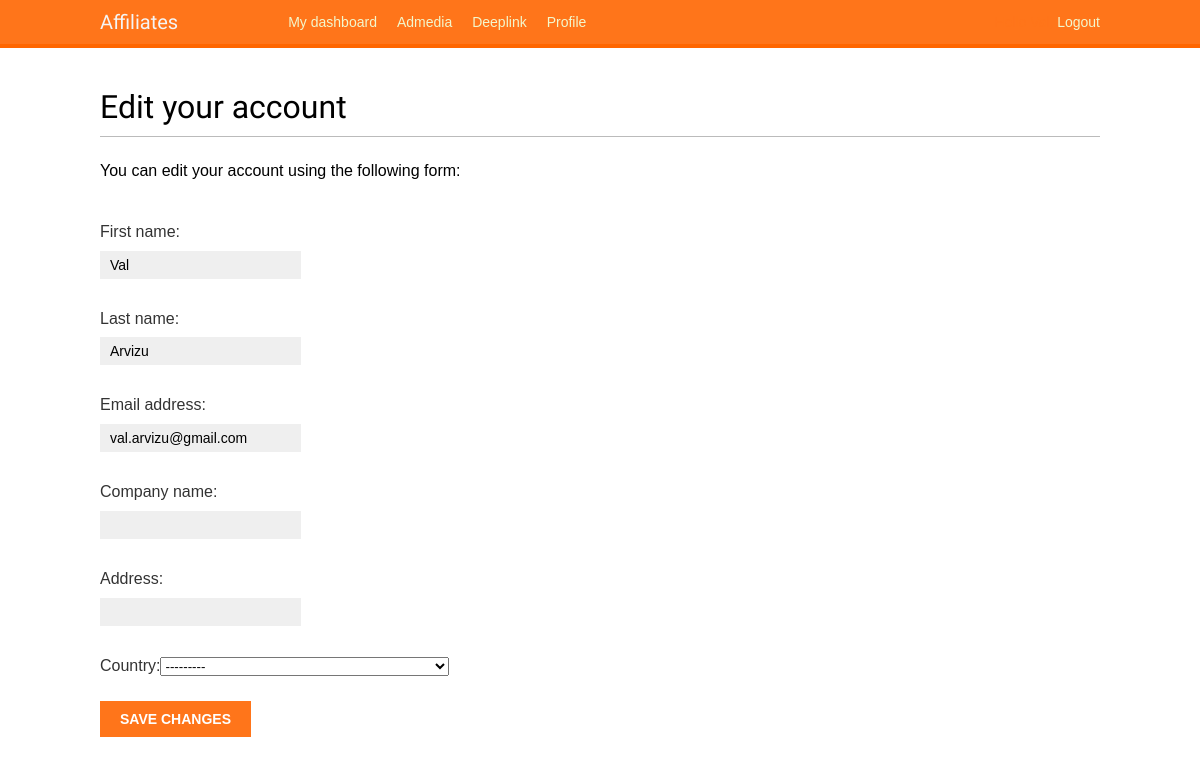
Before: /account/edit/ (signed in) with the older database file.
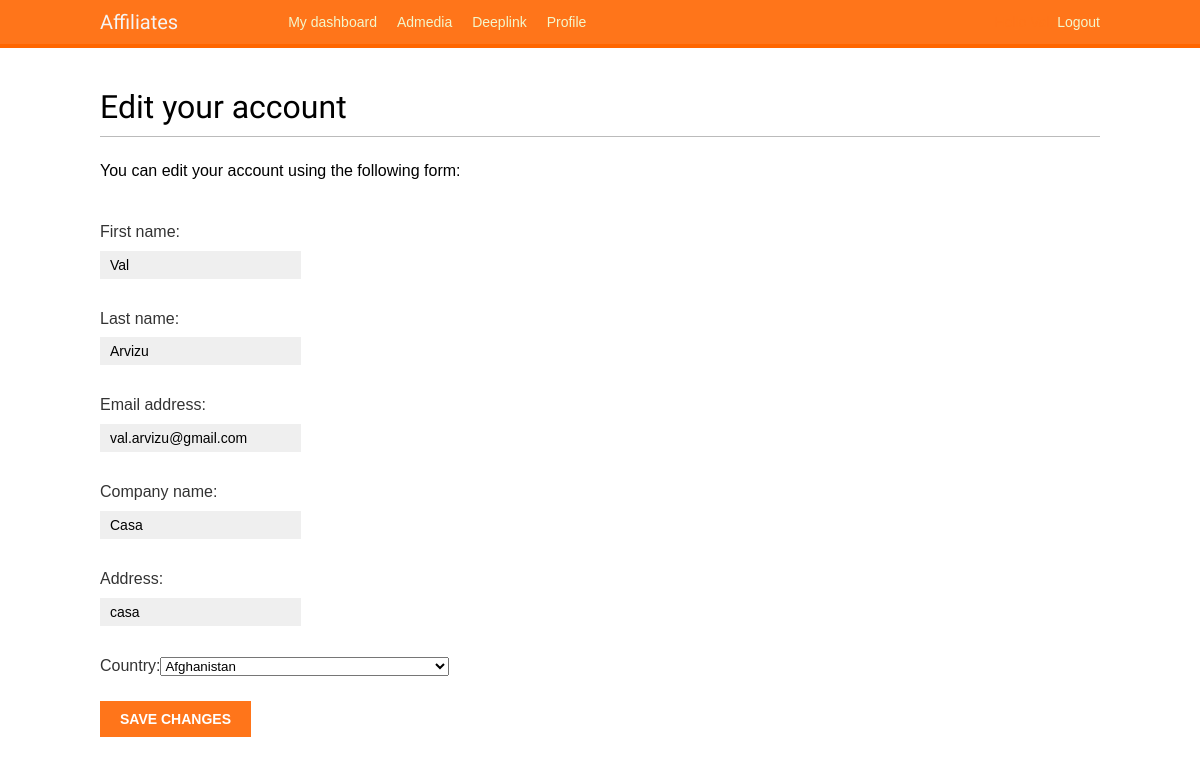
After: the same page with the newer database file.
### account/models.py (models this page shows)
class Profile(models.Model):
    user = models.OneToOneField(User, on_delete=models.CASCADE)
    company_name = models.CharField(max_length=200)
    affiliate_id = models.IntegerField(null=True)
    address = models.CharField(max_length=200)
    country = CountryField()
    is_active = models.BooleanField(default=True)
    active_mex = models.BooleanField(default=False)
    active_col = models.BooleanField(default=False)
    active_arg = models.BooleanField(default=False)
    active_per = models.BooleanField(default=False)
    active_chl = models.BooleanField(default=False)
    active_pan = models.BooleanField(default=False)
    active_ven = models.BooleanField(default=False)

### account/views.py (the view)
@login_required
def edit(request):
    if request.method == 'POST':
        user_form = UserForm(instance=request.user, data=request.POST)
        profile_form = ProfileForm(instance=request.user.profile, data=request.POST, files=request.FILES)
        if user_form.is_valid() and profile_form.is_valid():
            user_form.save()
            profile_form.save()
        else:
            print 'taco'
    else:
        user_form = UserForm(instance=request.user)
        profile_form = ProfileForm(instance=request.user.profile)
    return render(request, 'account/edit.html', {'user_form': user_form, 'profile_form': profile_form})

### account/forms.py
class UserForm(forms.ModelForm):
    class Meta:
        model = User
        fields = ('first_name', 'last_name', 'email')

class ProfileForm(forms.ModelForm):
    class Meta:
        model = Profile
        fields = ('company_name', 'address', 'country')

### account/templates/account/edit.html (shortened to what this page needs)
{% extends 'base.html' %}
{% block content %}
    <h1>Edit your account</h1>
    <p>You can edit your account using the following form:</p>
    <form action="." method="post" enctype="multipart/form-data">
        {{ user_form.as_p }}
        {{ profile_form.as_p }}
        <p><input type="submit" value="Save changes"></p>
    </form>
{% endblock content %}

### account/templates/base.html (shortened to what this page needs)
{% load staticfiles %}
<!DOCTYPE html>
<html>
    <head>
        <link href="{% static 'css/base.css' %}" rel="stylesheet">
    </head>
    <body>
        <div id="header">
            <span class="logo">Affiliates</span>
            {% if request.user.is_authenticated %}
                <ul class="menu">
                    <li {% if section == "dashboard" %}class="selected"{% endif %}>
                    <a href="{% url "dashboard" %}">My dashboard</a>
                    </li>
                    <li {% if section == "Admedia" %}class="selected"{% endif %}>
                    <a hrer="#">Admedia</a>
                    </li>
                    <li {% if section == "Deeplink" %}class="selected"{% endif %}>
                    <a href="#">Deeplink</a>
                    </li>
                    <li {% if section == 'dashboard' %}class="'selected{% endif %}">
                    <a href="{% url 'edit' %}">Profile</a>
            </li>
                </ul>
            {% endif %}
            <span class="user">
                {% if request.user.is_authenticated %}
                <a href="{% url 'logout' %}">Logout</a>
                {% else %}
                <a href="{% url 'login' %}">Login</a>
                {% endif %}
            </span>
        </div>
        <div id="content">
            {% block content %}
            {% endblock content %}
        </div>
    </body>
</html>

### account/static/css/base.css (style rules this page uses)
body { margin:0; padding:0; font-family:helvetica, sans-serif; }
p { line-height: 1.8; }
a { color:#ff6600; text-decoration:none; }
h1, h2, h3, h4, h5 , h6 { font-family: 'Muli', sans-serif; font-weight:normal; }
h1 { border-bottom:1px solid #bbb; padding:0 0 10px 0; margin:10px 0 20px 0; }
#header { padding:10px 100px; font-size:14px; background:#ff751a; color:#ff751a; border-bottom:4px solid #ff6600; overflow:auto; }
#header .logo { font-family: 'Muli', sans-serif; float:left; color:whitesmoke; font-size:20px; margin-right:10%; }
#header ul.menu { list-style:none; float:left; margin:0; padding:0; }
#header ul.menu li { float:left; padding:4px 10px; }
#header a { color:#f3f7cc; }
#header .user { float:right; padding-top:4px; }
#content { padding:30px 100px; }
form { overflow:auto; }
form p { width:100%; overflow:auto; }
label { float:left; clear:both; color:#333; margin-bottom:4px; }
input, textarea { clear:both; float:left; margin:0 0 10px; background:#efefef; border:0; padding:6px 10px; font-size:14px; }
input[type=submit], a.button { font-weight:bold; background:#ff751a; color:#fff; padding:10px 20px; font-size:14px; text-transform:uppercase; }

Changed rows visible on the page:
now on this page (row edited): Profile: company_name "Casa", address "casa", country "Afghanistan"
Other visible differences:
form field country: "---------" → (not shown)
